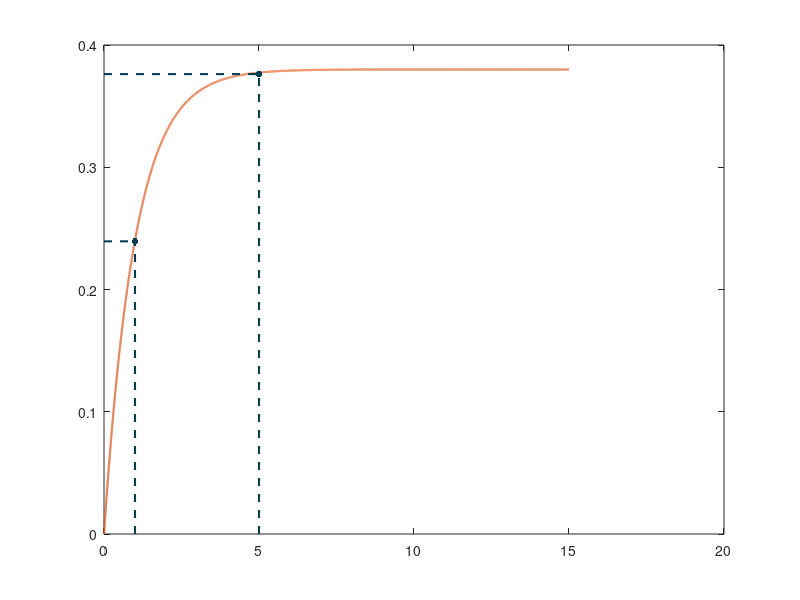

The MATLAB source for this figure: (Note: this script raises an error after producing the figure.)
clear; clc; close all;

%% Read the .csv and unwrap the phase
% Simulation data
% sim_data = readtable("vo-condensador-sim.csv", 'VariableNamingRule', 'preserve');
% vo_sim = sim_data{:,2};

%% Theoric Plot
figure(1);
set(gcf, 'Position',  [100, 100, 660, 340]);
grid on, grid minor;

C = 100 * 10^(-6);
R = 10 * 10^(3);

t = 0:0.001:15;
vo_teo = 0.38 * (1 - exp(-t./(C * R)));

tau = 1/(R*C);
max_amp = max(vo_teo);

plot(t, vo_teo, "Color", "#D95319", 'LineWidth', 1.5); hold on;
plot([1 1] * tau, [0 1] * 0.63 * max_amp, '--', 'Color', [0.01 0.24 0.33], 'LineWidth', 1.5);
plot([0 1] * tau, [1 1] * 0.63 * max_amp, '--', 'Color', [0.01 0.24 0.33], 'LineWidth', 1.5);
plot(tau, 0.63 * max_amp, '.', 'MarkerSize', 15, 'Color', [0.01 0.24 0.33]);
plot([1 1] * 5 * tau, [0 1] * 0.99 * max_amp, '--', 'Color', [0.01 0.24 0.33], 'LineWidth', 1.5);
plot([0 1] * 5 * tau, [1 1] * 0.99 * max_amp, '--', 'Color', [0.01 0.24 0.33], 'LineWidth', 1.5);
plot(5 * tau, 0.99 * max_amp, '.', 'MarkerSize', 15, 'Color', [0.01 0.24 0.33]);

% Axis
% change axis tick labels size
ax = gca;
ax.FontSize = 11;
ax.TickLabelInterpreter = 'latex';
xlim([0 15]); ylim([0 0.4]);
% set x-axis tick labels
xticks = [0 tau 5*tau]; xticklabels = {'$0\text{s}$', '$\tau$', '5$\tau$'};
set(gca, 'XTick', xticks, 'XTickLabel', xticklabels);
% set y-axis tick labels
yticks = [0 0.63*max_amp 0.99*max_amp]; yticklabels = {'$0\text{V}$', '$0.63\, V_o$', '$0.99\, V_o$'};
set(gca, 'YTick', yticks, 'YTickLabel', yticklabels);

xlabel('Tempo (ms)', 'Interpreter', 'latex', 'FontName', 'Times New Roman');
legend('Esbo\c{c}o de $v_{o}$', 'Interpreter', 'latex', 'Location','best');

%% Simulation Plot
figure(2);
set(gcf, 'Position',  [100, 100, 660, 340]);

plot(t, vo_teo, "Color", "#D95319", 'LineWidth', 1.5); hold on;
plot([1 1] * tau, [0 1] * 0.63 * max_amp, '--', 'Color', [0.01 0.24 0.33], 'LineWidth', 1.5);
plot([0 1] * tau, [1 1] * 0.63 * max_amp, '--', 'Color', [0.01 0.24 0.33], 'LineWidth', 1.5);
plot(tau, 0.63 * max_amp, '.', 'MarkerSize', 15, 'Color', [0.01 0.24 0.33]);
plot([1 1] * 5 * tau, [0 1] * 0.99 * max_amp, '--', 'Color', [0.01 0.24 0.33], 'LineWidth', 1.5);
plot([0 1] * 5 * tau, [1 1] * 0.99 * max_amp, '--', 'Color', [0.01 0.24 0.33], 'LineWidth', 1.5);
plot(5 * tau, 0.99 * max_amp, '.', 'MarkerSize', 15, 'Color', [0.01 0.24 0.33]);

% Axis
% change axis tick labels size
ax = gca;
ax.FontSize = 11;
ax.TickLabelInterpreter = 'latex';
xlim([0 15]); %ylim([0 0.4]);
% set x-axis tick labels
set_axis_labels(gca().XAxis(1), 's');
% set y-axis tick labels
set_axis_labels(gca().YAxis(1), 'V');

legend('Andamento de $v_{o}$', 'Interpreter', 'latex', 'Location','best');
grid on, grid minor;

%% Functions
% Adds a symbol to the y-axis tick labels
function set_axis_labels(axis, unit)
    axis.Exponent = 0;  % disable scientific notation
    tick_values = get(axis, 'TickValues');
    tick_labels = arrayfun(@(x)[num2str(x), unit], tick_values, 'UniformOutput', false);
    set(axis, 'TickLabels', tick_labels);
end